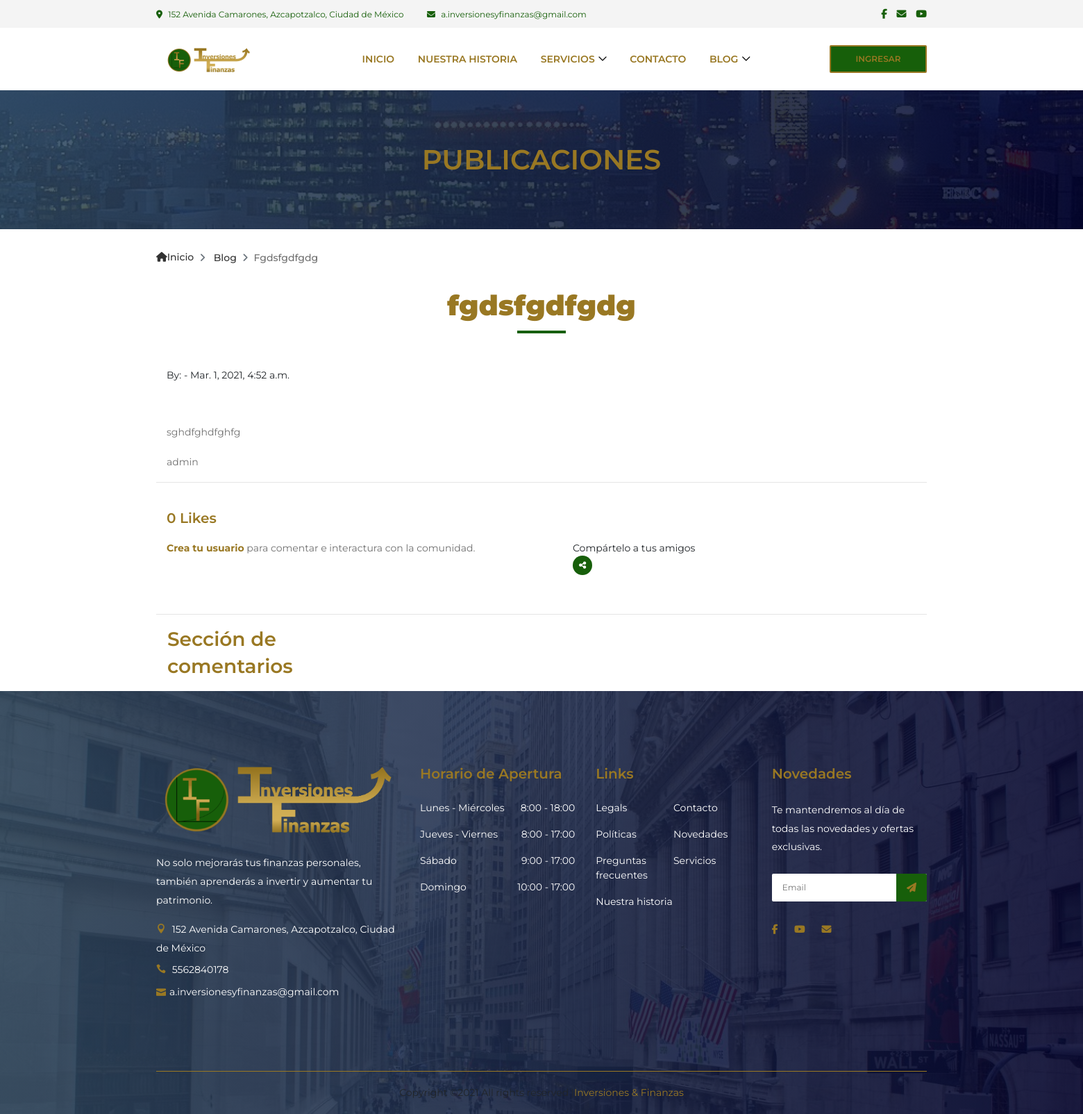
Page /publicaciones/sdfgdfgdf/ on the earlier database version.
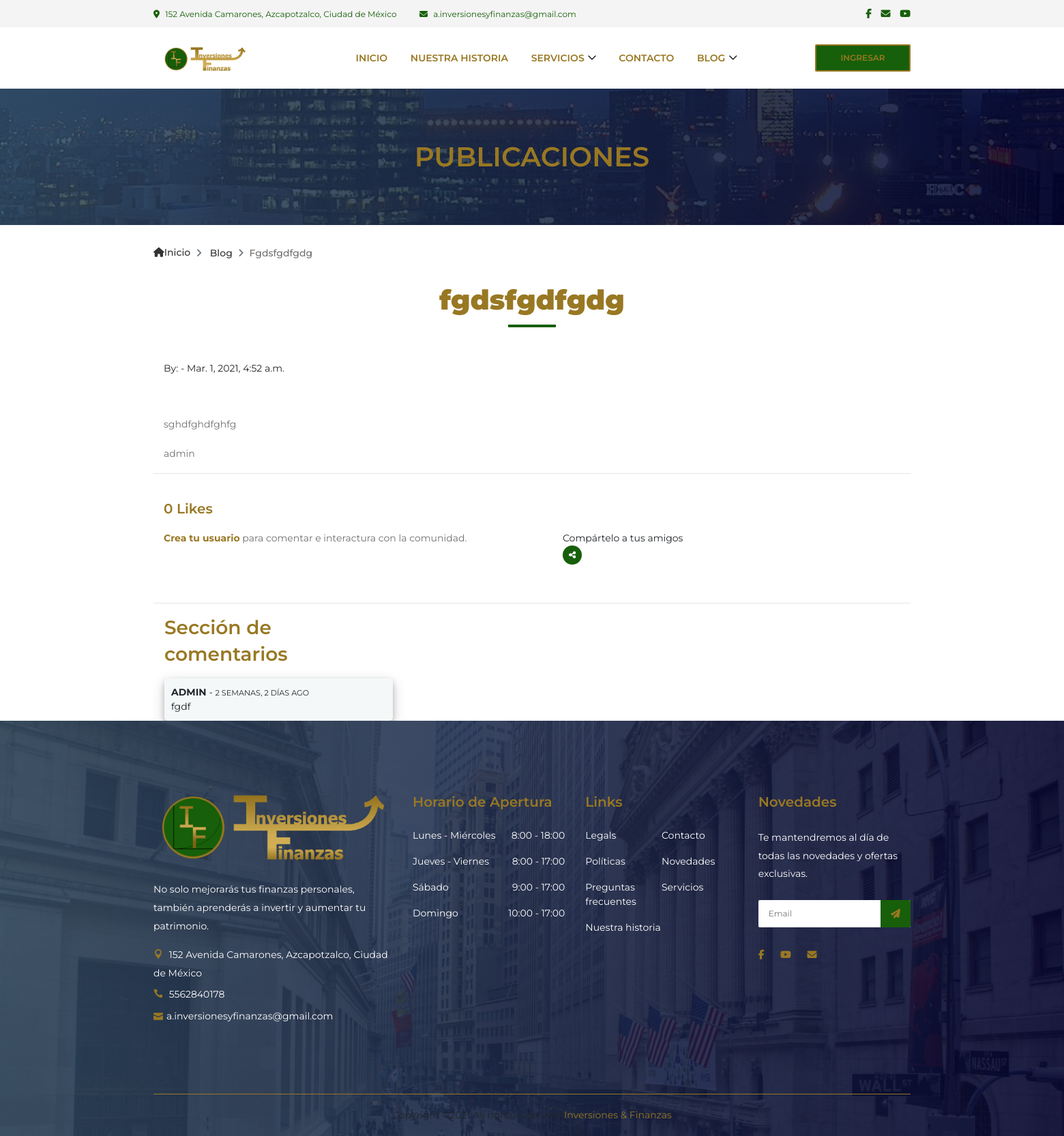
Same page on the later database version.
### web/models.py (models this page shows, shortened)
class PostWeb(models.Model):
    categoria = models.ForeignKey(Category, on_delete= models.PROTECT, blank=True, max_length= 200)
    title = models.CharField(max_length=300)
    slug = models.SlugField(null = True, blank=True)
    resumen = RichTextField()
    author= models.ForeignKey(MyUser, on_delete=models.CASCADE)
    image = models.ImageField(null = True, blank=True, upload_to="media/")
    body = RichTextField()
    post_date = models.DateTimeField(default=timezone.now)
    likewp = models.ManyToManyField(MyUser, related_name='likes_wb', default = None, blank=True)
    def total_likes(self):
        return self.likewp.count()

class CommentWeb(models.Model):
    content = models.CharField(max_length=300)
    date_posted = models.DateTimeField(default=timezone.now)
    author = models.ForeignKey(MyUser, on_delete=models.CASCADE)
    post_connected = models.ForeignKey(PostWeb, on_delete=models.CASCADE)

### usuario/models.py (models this page shows, shortened)
class MyUser(AbstractUser):
    first_name = models.CharField("Nombre", max_length=150, blank=True)
    last_name = models.CharField("Apellidos", max_length=150, blank=True)
    pais = CountryField("País de origen", null=True, blank=True)
    telefono = PhoneNumberField("Número telefónico", null=True, blank=True)
    is_admin = models.BooleanField(default=False)
    is_staff = models.BooleanField(default=False)
    is_active = models.BooleanField(default=False)

### web/views.py (the view)
# urls.py: path('publicaciones/<slug:slug>/', publicaciones.as_view(), name="publicaciones"),
class publicaciones(DetailView):
	model = PostWeb
	template_name = 'publicaciones.html'
	context_object_name = "post"
	slug_field = 'slug'
	def get_context_data(self, **kwargs):
		data = super().get_context_data(**kwargs)
		comments_connected = CommentWeb.objects.filter(post_connected=self.get_object()).order_by('-date_posted')
		stuff = get_object_or_404(PostWeb, slug=self.kwargs['slug'])
		total_likes = stuff.total_likes()
		liked = False
		if stuff.likewp.filter(id=self.request.user.id).exists():
			liked = True
		data['comments'] = comments_connected
		if self.request.user.is_authenticated:
			data['form'] = CommentWebForm(instance=self.request.user)
		data["total_likes"] = total_likes
		data["liked"] = liked
		return data
	def post(self, request, *args, **kwargs):
		new_comment = CommentWeb(content=request.POST.get('content'),
								author=self.request.user,
								post_connected=self.get_object())
		new_comment.save()
		return self.get(self, request, *args, **kwargs)

### notifs/views.py (called while the page is built)
def CountNotifications(request):
	count_notifications = 0
	if request.user.is_authenticated:
		count_notifications = Notifs.objects.filter(user=request.user, is_seen=False).count()
	return {'count_notifications':count_notifications}

### web/templates/publicaciones.html (shortened to what this page needs)
{% extends 'base.html' %}
{% load crispy_forms_tags %}
{% load humanize %}
{% load static %}
{% block content %}
<head>
    <link href="{% static 'fontawesome_free/css/all.min.css' %}" rel="stylesheet" type="text/css">
</head>
    <div class="breadcumb-area bg-img bg-gradient-overlay" style="background-image: url({% static 'website/img/bg-img/inversionesrentables.jpg' %});">
        <div class="container h-100">
            <div class="row h-100 align-items-center">
                <div class="col-12">
                    <h2 class="title">Publicaciones</h2>
                </div>
            </div>
        </div>
    </div>
        <div class="breadcumb--con">
            <div class="container">
                <div class="row">
                    <div class="col-12">
                        <nav aria-label="breadcrumb">
                            <ol class="breadcrumb">
                                <li class="breadcrumb-item"><a href="{% url 'home' %}"><i class="fa fa-home"></i>Inicio</a></li>
                                <li class="breadcrumb-item"><a href="{% url 'blog' %}"></i> Blog</a></li>
                                <li class="breadcrumb-item active" aria-current="page">{{post.title}} </li>
                            </ol>
                        </nav>
                    </div>
                </div>
            <div class="col-12">
                <div class="section-heading text-center white">
                    <h1><strong>{{post.title}}</strong></h1>
                <div class="line"></div>
            </div>
            <div class="main ng-scope" ng-if="!generator.isLastStep()" >
                <h2<small>By: {{post.author.first_name}} - {{post.post_date}}</small></h2><br/>
                <div class="article" id="intro" >
                    <br>
                    <br>
                    <p style="text-align: justify;">{{post.body|safe }}</p>
                </div>
                <p class="card-text">
                    {{ post.author.username }}
                </p>
            </div>
        </div>
        <hr>
        <br/>
        <form action="{% url 'like_post' post.pk %}" method="POST">
        {% if user.is_authenticated %}
            {% if liked %}
            <p class="col-8">  <button type="submit", name="post_id", value="{{ post.id }}", class="btn btn-danger btn-sm">Unlike</button> - {{ total_likes }} Likes </p>
            {% else %}
            <p class="col-8">  <button type="submit", name="post_id", value="{{ post.id }}", class="btn btn-primary btn-sm">Like</button>  - {{ total_likes }} Likes </p>
            {% endif %}
        {% else %}
        <h5 class="white-important mb-3 col-8">
            {{ total_likes }} Likes
        </h5>
           <p class="col-8"> <strong> <a href="{% url 'register' %}">Crea tu usuario</a></strong> para comentar e interactura con la comunidad.</p>
        {% endif %}
        </form>
        <li class="social-media">
            Compártelo a tus amigos
            <div class="menu ">
                <div class="btn trigger"><i class="fa fa-share-alt "></i></div>
                <div class="rotater">
                </div>
                <div class="rotater">
                </div>
                <div class="rotater">
                </div>
                <div class="rotater">
                </div>
                <div class="rotater">
                </div>
                <div class="rotater">
                </div>
                <div class="rotater">
                </div>
                <div class="rotater">
                </div>
            </div>
        </li>
        <hr>
        <div class="row pl-3">
            <div class="col-12 col-md-6 pl-0">
             <h3 class="white-important mb-3 col-8">
                 Sección de comentarios
             </h3>
            {% for comment in comments %}
                <article class="media content-section col-8">
                    <div class="user_card">
                        <span class="stats-small__label text-uppercase"> <strong>{{ comment.author.username }} </strong> - <small>{{ comment.date_posted |naturaltime}}</small> </span>
                        {{ comment.content }}
                        <br>
                    </div>
                </article>
            {% endfor %}
            </div>
        </div>
    </div>
</div>
{% endblock %}

### web/templates/base.html (shortened to what this page needs)
{% load static %}
<!DOCTYPE html>
<html lang="es">
<head>
  <link rel="stylesheet" href="{% static 'website/css/style3.css' %}">
</head>
<body>
  <header class="header-area">
    <div class="top-header-area">
      <div class="container h-100">
        <div class="row h-100 align-items-center">
          <div class="col-6 col-md-9 col-lg-8">
            <div class="top-header-content">
              <a href="#" data-toggle="tooltip" data-placement="bottom" title="152 Avenida Camarones, Azcapotzalco, Ciudad de México"><i class="fa fa-map-marker"></i> <span>152 Avenida Camarones, Azcapotzalco, Ciudad de México</span></a>
              <a href="mailto: a.inversionesyfinanzas@gmail.com" data-toggle="tooltip" data-placement="bottom" title="a.inversionesyfinanzas@gmail.com"><i class="fa fa-envelope"></i> <span>a.inversionesyfinanzas@gmail.com</span></a>
            </div>
          </div>
          <div class="col-6 col-md-3 col-lg-4">
            <div class="top-header-social-info text-right">
              <a href="https://www.facebook.com/Inversiones.y.Finanzas.Para.Todos" data-toggle="tooltip" data-placement="bottom" title="Facebook"><i class="fa fa-facebook"></i></a>
              <a href="mailto: a.inversionesyfinanzas@gmail.com" data-toggle="tooltip" data-placement="bottom" title="Email"><i class="fa fa-envelope"></i></a>
              <a href="https://www.youtube.com/channel/UCLC5OpaeNlcUyIKHFOXRlpw?sub_confirmation=1" data-toggle="tooltip" data-placement="bottom" title="Youtube"><i class="fa fa-youtube"></i></a>
            </div>
          </div>
        </div>
      </div>
    </div>
    <div class="main-header-area">
      <div class="classy-nav-container breakpoint-off">
        <div class="container">
          <nav class="classy-navbar justify-content-between" id="dentoNav">
            <a class="nav-brand" href="{% url 'home' %}"><img src="{% static 'website/img/core-img/finanzaseinversiones.png' %}" alt=""></a>
            <div class="classy-menu">
              <div class="classynav">
                <ul id="nav">
                  <li><a href="{% url 'home' %}">Inicio</a></li>
                  <li><a href="{% url 'about' %}">Nuestra historia</a></li>
                  <li><a href="{% url 'service' %}">Servicios</a>
                  </li>
                  <li><a href="{% url 'contact' %}">Contacto</a></li>
                  <li><a href="{% url 'blog' %}">Blog</a>
                  </li>
                </ul>
              </div>
            </div>
            {% if user.is_authenticated %}
            <a  href="{% url 'dashboard' %}"  class="btn dento-btn booking-btn">Perfil</a>
            {% else %}
            <a  href="{% url 'login' %}"  class="btn dento-btn booking-btn">Ingresar</a>
            {% endif %}
          </nav>
        </div>
      </div>
    </div>
  </header>
{% block content %}
{% endblock %}
  <footer class="footer-area bg-img bg-gradient-overlay" style="background-image: url({% static 'website/img/bg-img/inversioneswallstreet.jpg' %});">
    <div class="container">
      <div class="row">
        <div class="col-12 col-sm-6 col-lg-4">
          <div class="single-footer-widget">
            <a href="{% url 'home' %}" class="d-block mb-4"><img src="{% static 'website/img/core-img/inversionesyfinanzas.png' %}" alt=""></a>
            <p>No solo mejorarás tus finanzas personales, también aprenderás a invertir y aumentar tu patrimonio.</p>
            <div class="footer-contact">
              <p><i class="icon_pin"></i> 152 Avenida Camarones, Azcapotzalco, Ciudad de México</p>
              <p><i class="icon_phone"></i> 5562840178</p>
              <p><i class="icon_mail"></i>a.inversionesyfinanzas@gmail.com</p>
            </div>
          </div>
        </div>
        <div class="col-12 col-sm-6 col-lg">
          <div class="single-footer-widget">
            <h5 class="widget-title">Horario de Apertura</h5>
            <ul class="opening-hours">
              <li><span>Lunes - Miércoles</span> <span>8:00 - 18:00</span></li>
              <li><span>Jueves - Viernes</span> <span>8:00 - 17:00</span></li>
              <li><span>Sábado</span> <span>9:00 - 17:00</span></li>
              <li><span>Domingo</span> <span>10:00 - 17:00</span></li>
            </ul>
          </div>
        </div>
        <div class="col-12 col-sm-6 col-lg">
          <div class="single-footer-widget">
            <h5 class="widget-title">Links</h5>
            <nav>
              <ul class="quick-links">
                <li><a href="{% url 'legal' %}">Legals</a></li>
                <li><a href="{% url 'contact' %}">Contacto</a></li>
                <li><a href="{% url 'politicas' %}">Políticas</a></li>
                <li><a href="{% url 'about' %}">Novedades</a></li>
                <li><a href="{% url 'faq' %}">Preguntas frecuentes</a></li>
                <li><a href="{% url 'service' %}">Servicios</a></li>
                <li><a href="{% url 'about' %}">Nuestra historia</a></li>
              </ul>
            </nav>
          </div>
        </div>
        <div class="col-12 col-sm-6 col-lg">
          <div class="single-footer-widget">
            <h5 class="widget-title">Novedades</h5>
            <p>Te mantendremos al día de todas las novedades y ofertas exclusivas.</p>
            <div class="footer-newsletter-form">
              <form action="{% url 'base' %}" method="post">
                <input type="email" name="nl_email" placeholder="Email">
                <button type="submit"><i class="fa fa-paper-plane" aria-hidden="true"></i></button>
              </form>
            </div>
            <div class="footer-social-info">
              <a href="https://www.facebook.com/Inversiones.y.Finanzas.Para.Todos" data-toggle="tooltip" data-placement="top" title="Facebook"><i class="fa fa-facebook"></i></a>
              <a href="https://www.youtube.com/channel/UCLC5OpaeNlcUyIKHFOXRlpw?sub_confirmation=1" data-toggle="tooltip" data-placement="top" title="Youtube"><i class="fa fa-youtube"></i></a>
              <a href="mailto: a.inversionesyfinanzas@gmail.com" data-toggle="tooltip" data-placement="top" title="Email"><i class="fa fa-envelope"></i></a>
            </div>
          </div>
        </div>
      </div>
    </div>
    <div class="container">
      <div class="row">
        <div class="col-12">
          <div class="copywrite-content">
Copyright &copy;<script>document.write(new Date().getFullYear());</script> All rights reserved |<a href="https://colorlib.com" target="_blank">Inversiones & Finanzas</a>
          </div>
        </div>
      </div>
    </div>
  </footer>
</body>
</html>

### static/website/css/default-assets/classy-nav.css (style rules this page uses)
body { font-family: "Roboto", sans-serif; }
ul { margin: 0; }
ul li { list-style: none; }
img { height: auto; max-width: 100%; }
.bg-img { background-position: center center; background-size: cover; background-repeat: no-repeat; }
.classy-nav-container { position: relative; z-index: 100; background-color: #ffffff; }
.classy-nav-container * { box-sizing: border-box; }
.classy-nav-container a { -webkit-transition-duration: 500ms; transition-duration: 500ms; text-decoration: none; outline: none; font-size: 14px; font-weight: 400; color: #997823; display: inline-block; }
.justify-content-between { -webkit-box-pack: justify; -ms-flex-pack: justify; justify-content: space-between; }
.classy-navbar { width: 100%; height: 70px; padding: 0.5em 2em; display: -webkit-box; display: -ms-flexbox; display: flex; -webkit-box-align: center; -ms-flex-align: center; -ms-grid-row-align: center; align-items: center; }
.classy-navbar .nav-brand { font-size: 26px; font-weight: 500; color: #565656; display: inline-block; margin-right: 30px; }
.classynav ul li { display: inline-block; clear: both; position: inherit; z-index: 10; }
.classynav ul li.cn-dropdown-item { position: relative; z-index: 10; }
.classynav ul li a { padding: 0 12px; display: block; height: 35px; font-size: 14px; line-height: 34px; }
.classynav ul li.megamenu-item>a:after, .classynav ul li.has-down>a:after { font-family: 'classyfonts'; content: "\e900"; font-size: 12px; color: #000000; padding-left: 5px; -webkit-transition-duration: 500ms; transition-duration: 500ms; }
.breakpoint-off .classynav { display: -webkit-box; display: -ms-flexbox; display: flex; -webkit-box-align: center; -ms-flex-align: center; -ms-grid-row-align: center; align-items: center; }

### web/templates/publicaciones.html (style rules this page uses)
.user_card { width: 350px; margin-top: auto; margin-bottom: auto; background: #f5f8f8; position: relative; display: flex; justify-content: center; flex-direction: column; padding: 10px; box-shadow: 0 4px 8px 0 rgba(0, 0, 0, 0.2), 0 6px 20px 0 rgba(0, 0, 0, 0.19); -webkit-box-shadow: 0 4px 8px 0 rgba(0, 0, 0, 0.2), 0 6px 20px 0 rgba(0, 0, 0, 0.19); -moz-box-shadow: 0 4px 8px 0 rgba(0, 0, 0, 0.2), 0 6px 20px 0 rgba(0, 0, 0, 0.19); border-radius: 5px; }

Differences in the rows shown:
added CommentWeb: author.username "ADMIN", date_posted "2 SEMANAS, 2 DÍAS AGO", content "fgdf"
